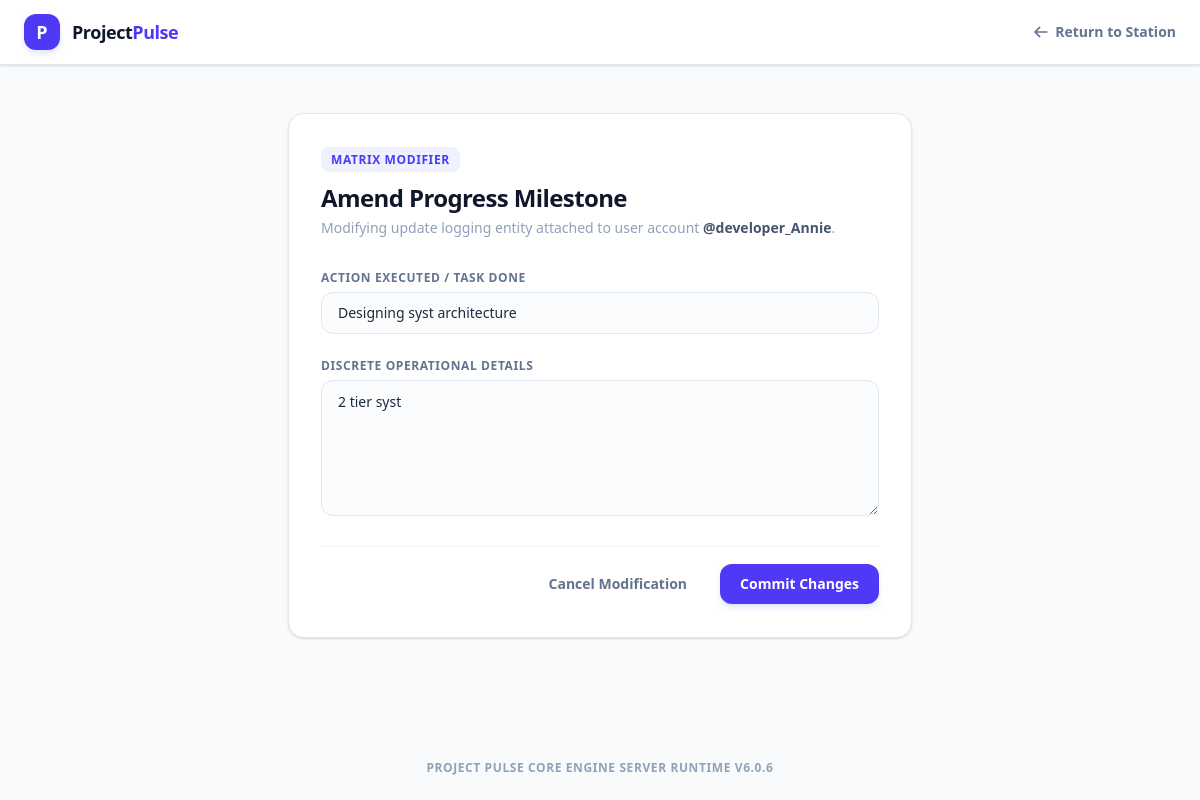
The page /progress/4/edit/ (signed in) on the database its author committed.
### tracker/models.py (models this page shows, shortened)
class ProgressUpdate(models.Model):
    STATUS_CHOICES = [
        ('planning', 'Planning'),
        ('active', 'Active'),
        ('completed', 'Completed'),
    ]
    project = models.ForeignKey(Project, on_delete=models.CASCADE, related_name='updates')
    user = models.ForeignKey(User, on_delete=models.CASCADE, related_name='updates')
    task_done = models.CharField(max_length=255)
    details = models.TextField()
    status = models.CharField(max_length=20, choices=STATUS_CHOICES, default='planning')
    created_at = models.DateTimeField(auto_now_add=True)
    updated_at = models.DateTimeField(auto_now=True)
    can_update = models.BooleanField(default=True, help_text="Designates whether the owner can modify this log.")
    can_delete = models.BooleanField(default=False, help_text="Designates whether the owner can purge this log.")

### tracker/views.py (the view)
# urls.py: path('progress/<int:pk>/edit/', views.edit_progress, name='edit_progress'),
@login_required
def edit_progress(request, pk):
    update = get_object_or_404(ProgressUpdate, pk=pk)
    if update.user != request.user and not request.user.is_superuser: return redirect('project_list')
    if not update.can_update and not request.user.is_superuser: return redirect('project_list')
    if request.method == 'POST':
        update.task_done = request.POST.get('task_done')
        update.details = request.POST.get('details')
        update.save()
        return redirect('project_list')
    return render(request, 'tracker/edit_progress.html', {'update': update})

### tracker/templates/tracker/edit_progress.html (shortened to what this page needs)
<!DOCTYPE html>
<html lang="en">
<head>
    <script src="https://cdn.jsdelivr.net/npm/@tailwindcss/browser@4"></script>
</head>
<body class="bg-slate-50 text-slate-900 font-sans antialiased min-h-screen flex flex-col justify-between">
    <nav class="bg-white border-b border-slate-200 shadow-sm">
        <div class="max-w-7xl mx-auto px-6 h-16 flex items-center justify-between">
            <div class="flex items-center space-x-3">
                <div class="w-9 h-9 bg-indigo-600 rounded-xl flex items-center justify-center text-white font-black text-lg shadow-md shadow-indigo-100">P</div>
                <span class="text-lg font-extrabold tracking-tight text-slate-900">Project<span class="text-indigo-600">Pulse</span></span>
            </div>
            <a href="{% url 'project_list' %}" class="inline-flex items-center text-sm font-bold text-slate-500 hover:text-slate-800 transition">
                <svg class="w-4 h-4 mr-1.5" fill="none" stroke="currentColor" viewBox="0 0 24 24"><path stroke-linecap="round" stroke-linejoin="round" stroke-width="2.5" d="M10 19l-7-7m0 0l7-7m-7 7h18"/></svg>
                Return to Station
            </a>
        </div>
    </nav>
    <main class="max-w-2xl w-full mx-auto px-6 py-12 flex-grow">
        <div class="bg-white border border-slate-200 rounded-2xl p-8 shadow-sm">
            <div class="mb-8">
                <span class="text-xs font-bold uppercase tracking-wider text-indigo-600 bg-indigo-50 px-2.5 py-1 rounded-lg">Matrix Modifier</span>
                <h1 class="text-2xl font-extrabold tracking-tight text-slate-900 mt-3">Amend Progress Milestone</h1>
                <p class="text-sm text-slate-400 mt-1">Modifying update logging entity attached to user account <span class="text-slate-600 font-semibold">@{{ update.user.username }}</span>.</p>
            </div>
            <form method="post" class="space-y-6">
                <div>
                    <label class="block text-xs font-bold uppercase tracking-wider text-slate-500 mb-1.5">Action Executed / Task Done</label>
                    <input type="text" name="task_done" value="{{ update.task_done }}" required
                           class="w-full px-4 py-2.5 bg-slate-50/50 border border-slate-200 focus:border-indigo-500 focus:bg-white text-slate-800 font-medium rounded-xl text-sm transition focus:outline-none">
                </div>
                <div>
                    <label class="block text-xs font-bold uppercase tracking-wider text-slate-500 mb-1.5">Discrete Operational Details</label>
                    <textarea name="details" rows="5" required
                              class="w-full px-4 py-2.5 bg-slate-50/50 border border-slate-200 focus:border-indigo-500 focus:bg-white text-slate-800 text-sm rounded-xl transition focus:outline-none leading-relaxed">{{ update.details }}</textarea>
                </div>
                <div class="pt-4 border-t border-slate-100 flex items-center justify-end space-x-3">
                    <a href="{% url 'project_list' %}" class="px-5 py-2.5 text-sm font-semibold text-slate-500 hover:text-slate-800 hover:bg-slate-50 rounded-xl border border-transparent transition">
                        Cancel Modification
                    </a>
                    <button type="submit" class="px-5 py-2.5 bg-indigo-600 hover:bg-indigo-700 text-white font-bold text-sm rounded-xl shadow-md shadow-indigo-100 hover:shadow-indigo-200 transition duration-150 cursor-pointer">
                        Commit Changes
                    </button>
                </div>
            </form>
        </div>
    </main>
    <footer class="text-center py-6 text-xs font-semibold text-slate-400 tracking-wider uppercase">
        Project Pulse Core Engine Server Runtime v6.0.6
    </footer>
</body>
</html>

### rows shown on the page
ProgressUpdate: user.username "developer_Annie", task_done "Designing syst architecture", details "2 tier syst"
